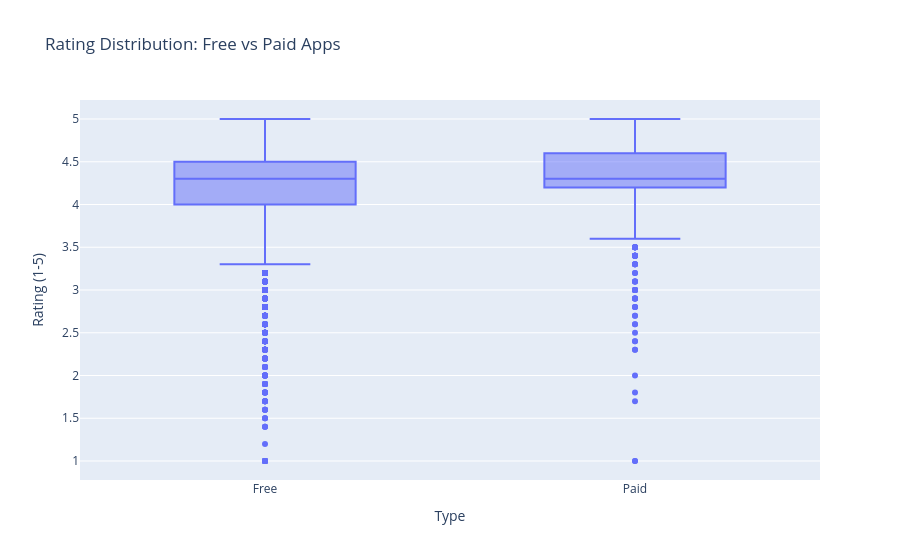

Here is the notebook cell this chart was saved with:
### Markdown cell above
#### Do paid apps tend to be rated higher than free apps?

### Code cell
fig = px.box(df, x='Type', y='Rating',title='Rating Distribution: Free vs Paid Apps',labels={'Rating': 'Rating (1-5)'})

fig.show()

### Figure 1 — Plotly figure (JSON) as saved in the notebook; plotly's stock layout.template omitted (floating-point values rounded to 4 significant figures; data arrays with more than 128 entries replaced by an {"elided": "..."} marker saying what was removed)
{"data": [{"alignmentgroup": "True", "hovertemplate": "Type=%{x}<br>Rating (1-5)=%{y}<extra></extra>", "legendgroup": "", "marker": {"color": "#636efa"}, "name": "", "notched": false, "offsetgroup": "", "orientation": "v", "showlegend": false, "type": "box", "x": {"elided": "9648 str values"}, "x0": " ", "xaxis": "x", "y": {"elided": "9648 float values"}, "y0": " ", "yaxis": "y"}], "layout": {"boxmode": "group", "legend": {"tracegroupgap": 0}, "title": {"text": "Rating Distribution: Free vs Paid Apps"}, "xaxis": {"anchor": "y", "domain": [0, 1], "title": {"text": "Type"}}, "yaxis": {"anchor": "x", "domain": [0, 1], "title": {"text": "Rating (1-5)"}}}}
